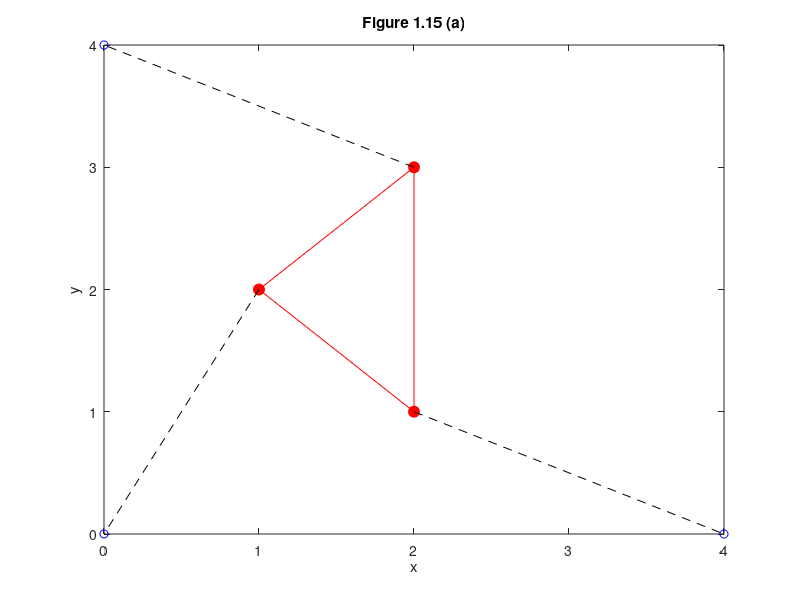
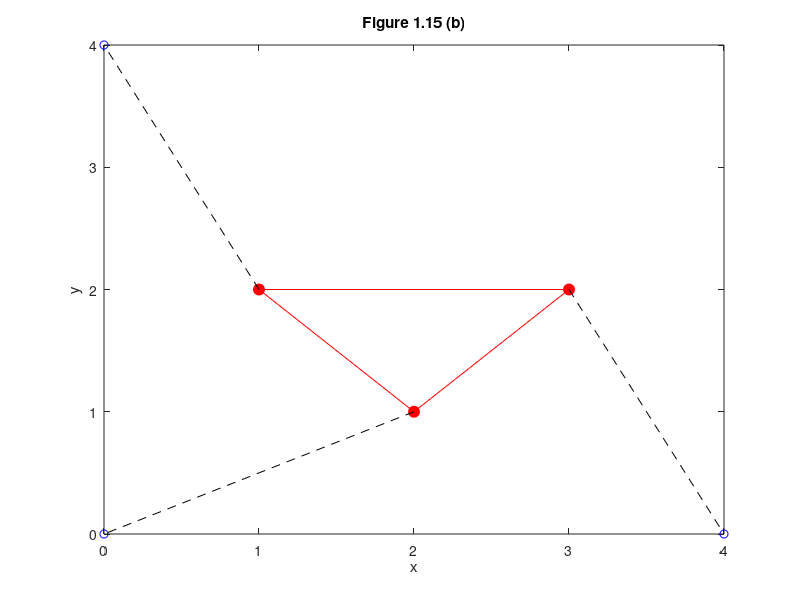

The MATLAB script that drew these images, in order:
%% QUESTION 3:

% Pose from Figure 1.15 (a)

% Connected to (0, 0) aka (x, y)
u1 = 1; v1 = 2;

% Connected to (x1, 0)
u2 = 2; v2 = 1; 

% Connected to (x2, y2)
u3 = 2; v3 = 3;

x1 = 4; x2 = 0; y2 = 4;

figure(2)
plot([u1 u2 u3 u1], [v1 v2 v3 v1], 'r'); hold on          % Platform triangle
plot([0 x1 x2], [0 0 y2], 'bo')                          % Base anchors
plot([u1 u2 u3], [v1 v2 v3], 'ro', 'MarkerSize', 8, 'MarkerFaceColor', 'r')  % Platform joints
plot([u1 0], [v1 0], 'k--')    % p1
plot([u2 x1], [v2 0], 'k--')   % p2
plot([u3 x2], [v3 y2], 'k--')  % p3
title('Figure 1.15 (a)')
xlabel('x')
ylabel('y')
drawnow;

% Pose from Figure 1.15 (b)

% Connected to (0, 0) aka (x, y)
u1 = 2; v1 = 1; 

% Connected to (x1, 0)
u2 = 3; v2 = 2;

% Connected to (x2, y2)
u3 = 1; v3 = 2;

x1 = 4; x2 = 0; y2 = 4;

figure(3)
plot([u1 u2 u3 u1], [v1 v2 v3 v1], 'r'); hold on          % Platform triangle
plot([0 x1 x2], [0 0 y2], 'bo')                          % Base anchors
plot([u1 u2 u3], [v1 v2 v3], 'ro', 'MarkerSize', 8, 'MarkerFaceColor', 'r')  % Platform joints
plot([u1 0], [v1 0], 'k--')    % p1
plot([u2 x1], [v2 0], 'k--')   % p2
plot([u3 x2], [v3 y2], 'k--')  % p3
title('Figure 1.15 (b)')
xlabel('x')
ylabel('y')
drawnow;

% Here, we're just reproducing Figure 1.15 (a) and (b)
